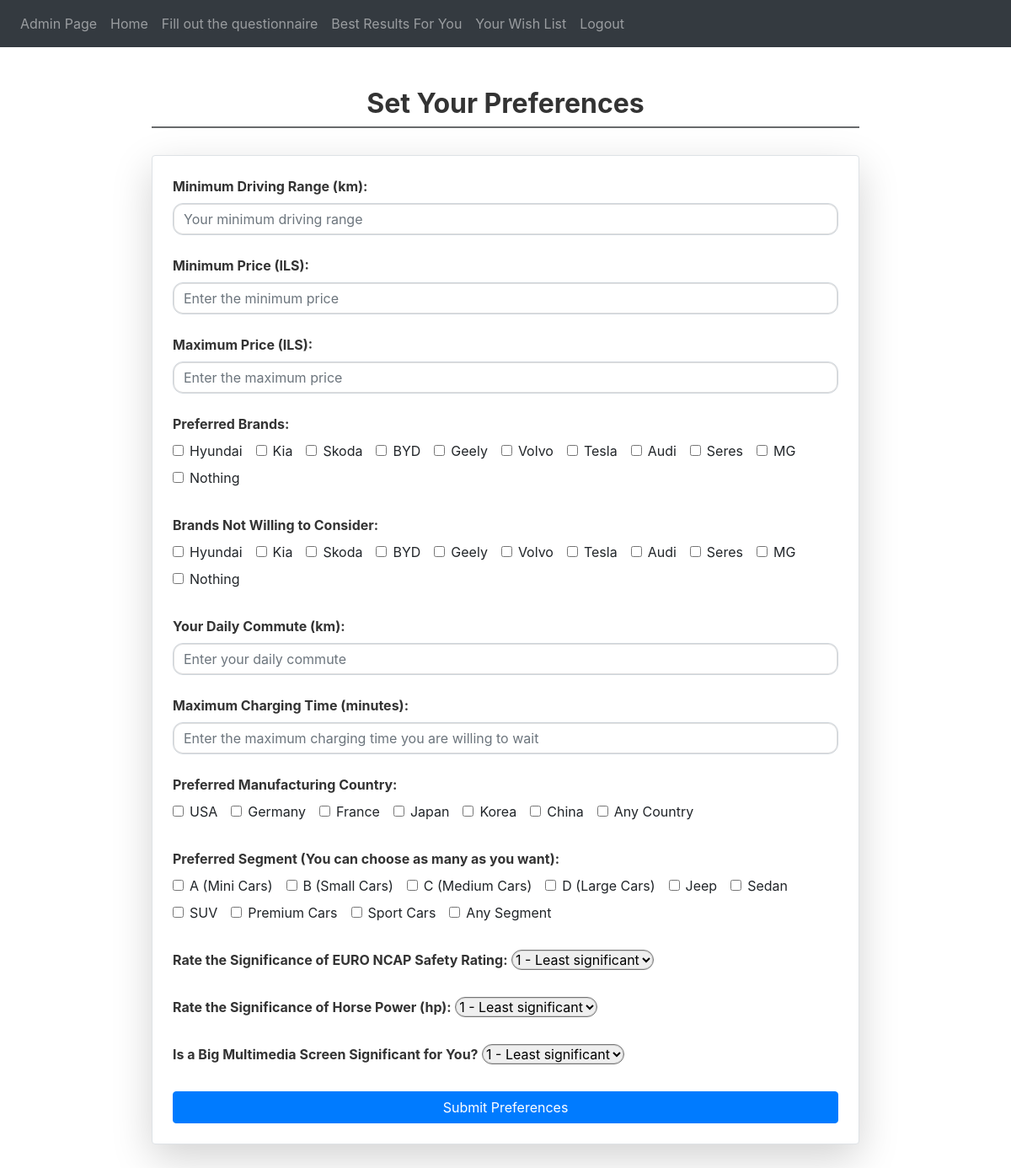
Page /preferences (signed in) on the committed database.
### website/models.py (models this page shows)
class CarBrand(db.Model):
    id = db.Column(db.Integer, primary_key=True)
    name = db.Column(db.String(100), unique=True)
    cars = db.relationship('Car', backref='brand', lazy=True)

### website/views.py (the view, shortened to what this page needs)
@views.route('/preferences', methods=['GET', 'POST'])
@login_required
def preferences():
    car_brands = CarBrand.query.all()
    return render_template("preferences.html", car_brands=car_brands,  user=current_user)

### website/__init__.py (called while the page is built)
def create_app():
    app = Flask(__name__)
    app.config['SECRET_KEY'] = 'hjshjhdjah kjshkjdhjs'
    app.config['SQLALCHEMY_DATABASE_URI'] = f'sqlite:///{DB_NAME}'
    db.init_app(app)
    migrate.init_app(app, db)
    from .views import views
    from .auth import auth
    from .admin import admin
    app.register_blueprint(views, url_prefix='/')
    app.register_blueprint(auth, url_prefix='/')
    app.register_blueprint(admin, url_prefix='/')
    from .models import User, Note
    if not path.exists('instance/' + DB_NAME):
        with app.app_context():
            db.create_all()
        print('Created Database!')
    else:
        print('Database exist!')
    login_manager = LoginManager()
    login_manager.login_view = 'auth.login'
    login_manager.init_app(app)
    @login_manager.user_loader
    def load_user(id):
        return User.query.get(int(id))
    return app

### website/templates/preferences.html (shortened to what this page needs)
{% extends "base.html" %}
{% block content %}
<div class="container mt-5">
    <h3 class="section-header text-center">Set Your Preferences</h3>
    <form id="preferencesForm" method="POST" class="p-4 border rounded shadow-lg bg-white">
        <div class="mb-4">
            <label for="minRange" class="form-label">Minimum Driving Range (km):</label>
            <input type="number" id="minRange" class="form-control" name="minRange"
                placeholder="Your minimum driving range" required>
        </div>
        <div class="mb-4">
            <label for="minPrice" class="form-label">Minimum Price (ILS):</label>
            <input type="number" id="minPrice" class="form-control" name="minPrice"
                placeholder="Enter the minimum price" required>
        </div>
        <div class="mb-4">
            <label for="maxPrice" class="form-label">Maximum Price (ILS):</label>
            <input type="number" id="maxPrice" class="form-control" name="maxPrice"
                placeholder="Enter the maximum price" required>
        </div>
        <div class="mb-4">
            <label class="form-label">Preferred Brands:</label>
            <div class="checkbox-group">
                {% for brand in car_brands %}
                <div class="form-check checkbox-inline">
                    <input type="checkbox" id="{{ brand.name }}" name="preferredBrands" value="{{ brand.name }}"
                        class="form-check-input">
                    <label for="{{ brand.name }}" class="form-check-label">{{ brand.name }}</label>
                </div>
                {% endfor %}
                <div class="form-check checkbox-inline">
                    <input type="checkbox" id="nothing" name="preferredBrands" value="nothing" class="form-check-input">
                    <label for="nothing" class="form-check-label">Nothing</label>
                </div>
            </div>
        </div>
        <div class="mb-4">
            <label class="form-label">Brands Not Willing to Consider:</label>
            <div class="checkbox-group">
                {% for brand in car_brands %}
                <div class="form-check checkbox-inline">
                    <input type="checkbox" id="{{ brand.name }}" name="no_way_brands" value="{{ brand.name }}"
                        class="form-check-input">
                    <label for="{{ brand.name }}" class="form-check-label">{{ brand.name }}</label>
                </div>
                {% endfor %}
                <div class="form-check checkbox-inline">
                    <input type="checkbox" id="nothing2" name="no_way_brands" value="nothing" class="form-check-input">
                    <label for="nothing2" class="form-check-label">Nothing</label>
                </div>
            </div>
        </div>
        <div class="mb-4">
            <label for="daily_commute" class="form-label">Your Daily Commute (km):</label>
            <input type="number" id="daily_commute" class="form-control" name="daily_commute"
                placeholder="Enter your daily commute" required>
        </div>
        <div class="mb-4">
            <label for="fastChargingMaxTime" class="form-label">Maximum Charging Time (minutes):</label>
            <input type="number" id="fastChargingMaxTime" class="form-control" name="fastChargingMaxTime"
                placeholder="Enter the maximum charging time you are willing to wait" required>
        </div>
        <div class="mb-4">
            <label class="form-label">Preferred Manufacturing Country:</label>
            <div class="checkbox-group">
                {% for country in ["USA", "Germany", "France", "Japan", "Korea", "China"] %}
                <div class="form-check checkbox-inline">
                    <input type="checkbox" id="{{ country }}" name="manufacturing_country" value="{{ country }}"
                        class="form-check-input">
                    <label for="{{ country }}" class="form-check-label">{{ country }}</label>
                </div>
                {% endfor %}
                <div class="form-check checkbox-inline">
                    <input type="checkbox" id="any_country" name="manufacturing_country" value="Any_Country"
                        class="form-check-input">
                    <label for="any_country" class="form-check-label">Any Country</label>
                </div>
            </div>
        </div>
        <div class="mb-4">
            <label class="form-label">Preferred Segment (You can choose as many as you want):</label>
            <div class="checkbox-group">
                {% for segment in ["A (Mini Cars)", "B (Small Cars)", "C (Medium Cars)", "D (Large Cars)", "Jeep",
                "Sedan", "SUV", "Premium Cars", "Sport Cars"] %}
                <div class="form-check checkbox-inline">
                    <input type="checkbox" id="{{ segment }}" name="car_segment" value="{{ segment }}"
                        class="form-check-input">
                    <label for="{{ segment }}" class="form-check-label">{{ segment }}</label>
                </div>
                {% endfor %}
                <div class="form-check checkbox-inline">
                    <input type="checkbox" id="any_segment" name="car_segment" value="Any_segment"
                        class="form-check-input">
                    <label for="any_segment" class="form-check-label">Any Segment</label>
                </div>
            </div>
        </div>
        <div class="mb-4">
            <label for="ncap_rating" class="form-label">Rate the Significance of EURO NCAP Safety Rating:</label>
            <select id="ncap_rating" name="ncap_rating" class="form-select" required>
                <option value="1">1 - Least significant</option>
            </select>
        </div>
        <div class="mb-4">
            <label for="horse_power_rating" class="form-label">Rate the Significance of Horse Power (hp):</label>
            <select id="horse_power_rating" name="horse_power_rating" class="form-select" required>
                <option value="1">1 - Least significant</option>
            </select>
        </div>
        <div class="mb-4">
            <label for="screen_size" class="form-label">Is a Big Multimedia Screen Significant for You?</label>
            <select id="screen_size" name="screen_size" class="form-select" required>
                <option value="1">1 - Least significant</option>
            </select>
        </div>
        <div class="text-center mt-4">
            <button type="submit" class="btn btn-primary w-100">Submit Preferences</button>
        </div>
    </form>
</div>
<br />
<br />
{% endblock %}

### website/templates/base.html (shortened to what this page needs)
<!DOCTYPE html>
<html>
    <head>
        <link
          rel="stylesheet"
          href="https://stackpath.bootstrapcdn.com/bootstrap/4.4.1/css/bootstrap.min.css"
        />
        <link
      rel="stylesheet"
      href="https://stackpath.bootstrapcdn.com/font-awesome/4.7.0/css/font-awesome.min.css"
    />
    </head>
    <body>
        <nav class="navbar navbar-expand-lg navbar-dark bg-dark">
            <div class="collapse navbar-collapse" id="navbar">
                <div class="navbar-nav">
                  {% if user.first_name == 'Admin' and user.email == 'admin@gmail.com' %}
                  <a class="nav-item nav-link" id="home" href="/admin" home>Admin Page</a>
                  {% endif %}
                  {% if user.is_authenticated %}
                  <a class="nav-item nav-link" id="home" href="/" home>Home</a>
                  <a class="nav-item nav-link" id="preferences" href="/preferences">Fill out the questionnaire</a>
                  <a class="nav-item nav-link" id="results" href="/results">Best Results For You</a>
                  <a class="nav-item nav-link" id="wish-list" href="/wish-list">Your Wish List</a>
                  <a class="nav-item nav-link" id="logout" href="/logout">Logout</a>
                  {% else %}
                  <a class="nav-item nav-link" id="login" href="/login">Login</a>
                  <a class="nav-item nav-link" id="signUp" href="/sign-up">Sign Up</a>
                  {% endif %}
                </div>
            </div>
        </nav>
        <div class="container">
            {% block content %}
            {% endblock %}
        </div>
    </body>
</html>
</html>

### website/templates/preferences.html (style rules this page uses)
.form-control, .form-select { border-radius: 0.75rem; box-shadow: inset 0 0 0 1px rgba(0, 0, 0, 0.125); transition: border-color 0.2s ease-in-out, box-shadow 0.2s ease-in-out; }
.btn-primary { background-color: #007bff; border-color: #007bff; transition: background-color 0.2s ease, border-color 0.2s ease; }
.form-check-label { margin-bottom: 0; }
.container { max-width: 900px; }
.form-label { font-weight: bold; color: #333; }
.border { border: 1px solid #dee2e6; }
.rounded { border-radius: 0.75rem; }
.shadow-lg { box-shadow: 0 0 0 0.2rem rgba(0, 0, 0, 0.2); }
.text-center { text-align: center; }
.w-100 { width: 100%; }
.section-header { font-size: 2rem; font-weight: 700; color: #333; border-bottom: 2px solid #686a6c; padding-bottom: 0.5rem; margin-bottom: 2rem; }
.form-check { margin-bottom: 0.5rem; }
.form-check-label { font-size: 1rem; }
.form-check-input { margin-right: 0.5rem; }
.checkbox-inline { display: inline-block; margin-right: 1rem; }
.checkbox-group { display: flex; flex-wrap: wrap; }

### rows in the picture
CarBrand: name "Hyundai"
CarBrand: name "Kia"
CarBrand: name "Skoda"
CarBrand: name "BYD"
CarBrand: name "Geely"
CarBrand: name "Volvo"
CarBrand: name "Tesla"
CarBrand: name "Audi"
CarBrand: name "Seres"
CarBrand: name "MG"

### other values in the picture
{{ country }} "USA" "Germany" "France" "Japan" "Korea" "China"
{{ segment }} "A (Mini Cars)" "B (Small Cars)" "C (Medium Cars)" "D (Large Cars)" "Jeep" "Sedan" "SUV" "Premium Cars" "Sport Cars"
